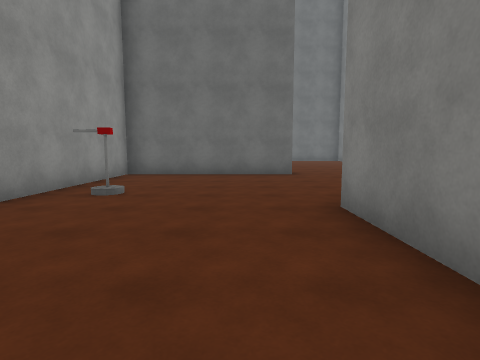
view 1 (above)

17 first-person views from a walk through a Unity game level. The camera is 1.4 m above the floor, tilts 6° down and sees 80° across. Doors are open. The floor is counted in squares, 2 m on a side. Each view is taken from the middle of a square. On the plan, view 1 faces up. The plan holds only what a view shows up to about 10 squares ahead; the rest is blank. The place goes on beyond the plan. The player is left out. Surface patterns are stand-ins for the level's own textures.

view 2
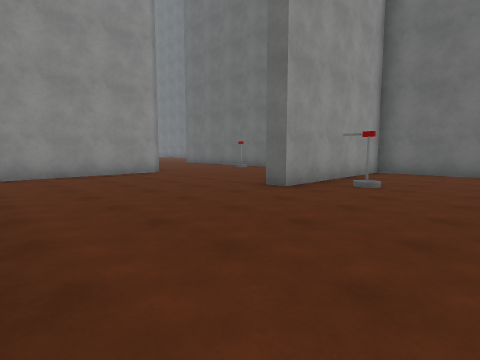

view 3
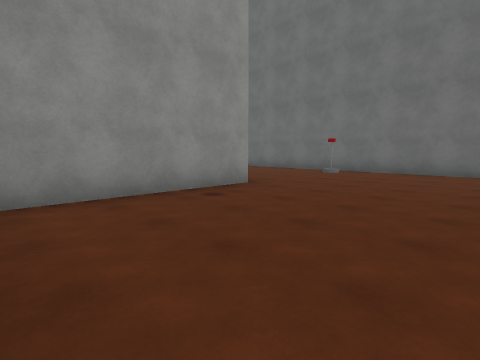

view 4
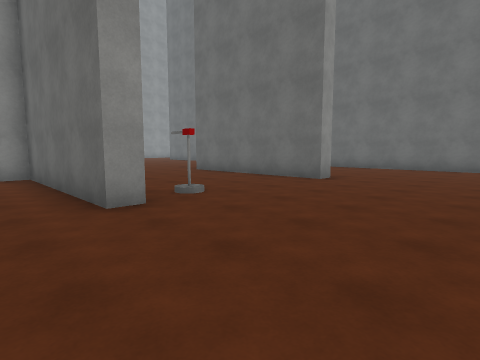

view 5
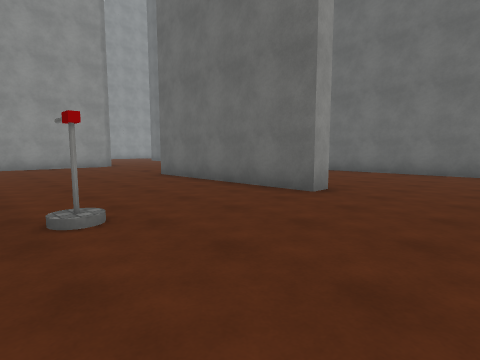

view 6
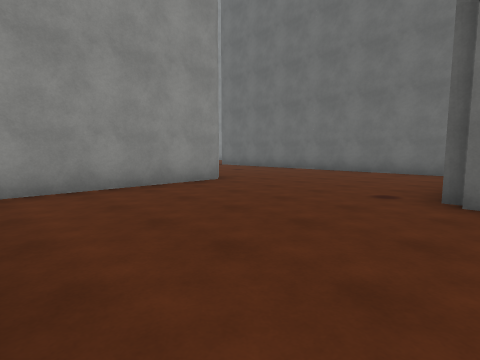

view 7
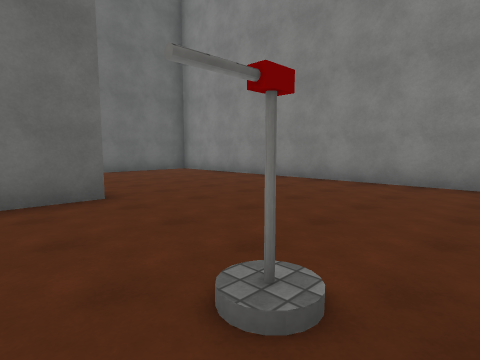

view 8
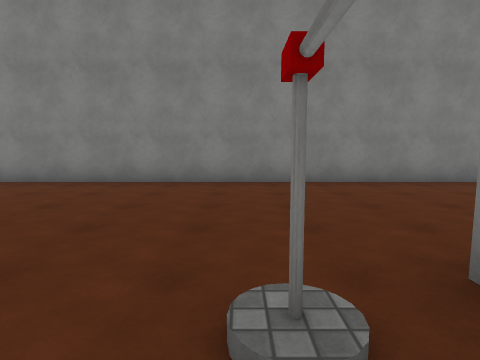

view 9
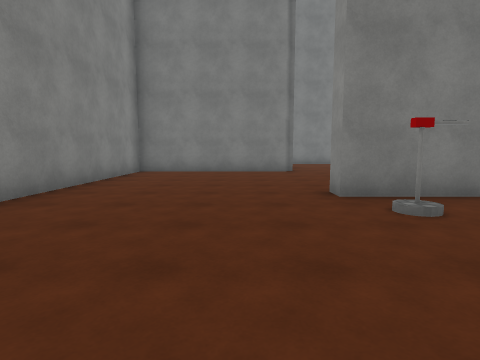

view 10
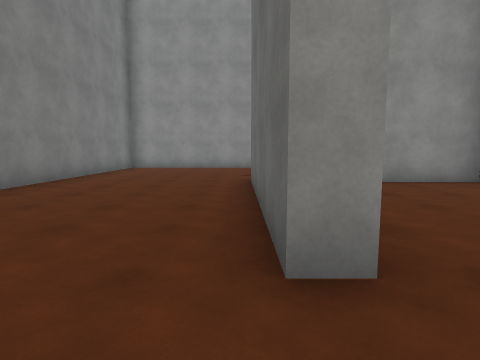

view 11
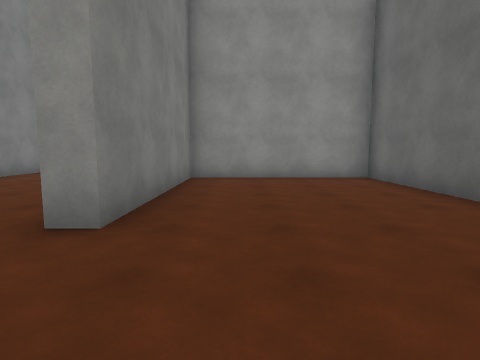

view 12
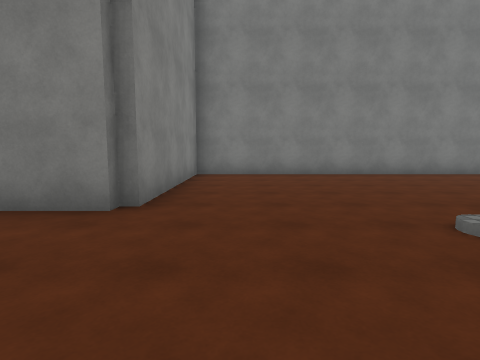

view 13
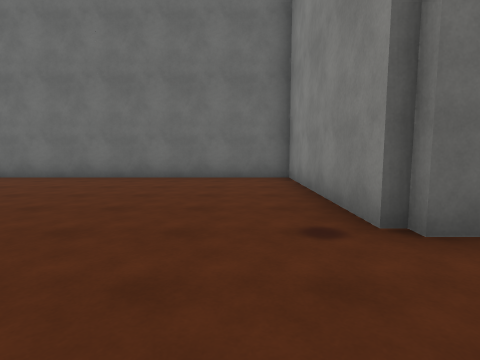

view 14
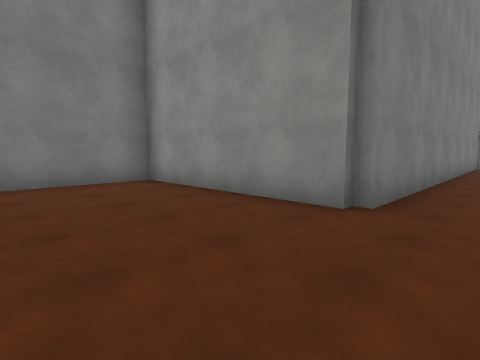

view 15
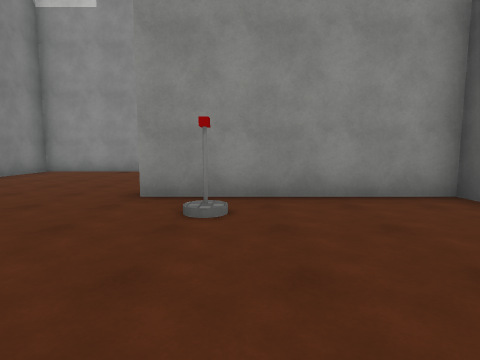

view 16
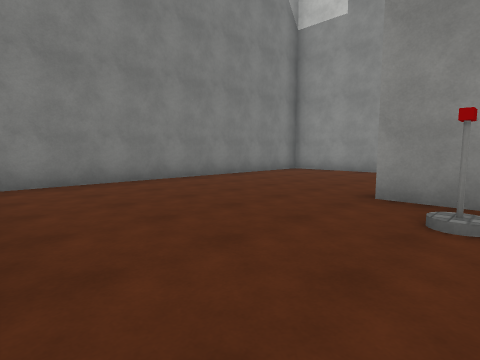

view 17
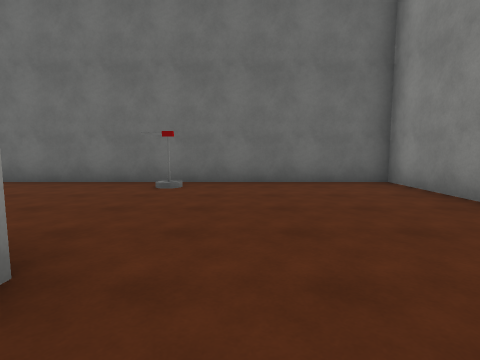

### Floor plan
Points are (right, up) in squares from view 1. A wall is a line through its corners. A room is listed if a view was taken in it or the views show most of it. See-through windows are left out.
Room 1 (views 1, 2, 3, 4, 5, 6, 7, 8, 9, 10, 11, 12, 13, 14, 15, 16, 17)
walls: (-3.7, 5.8) (-3.7, 8.3) (-10.5, 8.3); (1.4, 3.8) (6.3, 3.8) (6.3, 17); (-8.2, 13.6) (-8.2, 8.8) (1.5, 8.8) (1.5, 8.3) (-3.2, 8.3) (-3.2, 3.5) (-3.8, 3.5); (-8.2, 3.6) (-8.2, -1.2) (1.3, -1.2) (1.3, 3.5); (-10.5, 13.8) (-8.5, 13.8); (5, 18.3) (-3.2, 18.3) (-3.2, 13.8) (1.5, 13.8) (1.5, 13.3) (-3.7, 13.3) (-3.7, 18.3) (-10.5, 18.3)
objects: other object (-8, 7); other object (-2, 5); other object (1, 10)

Positions as (right, up) in squares from view 1, and headings:
1: (0, 0), facing up
2: (0, -1), facing up-left
3: (-4, -1), facing up-left
4: (5, 7), facing up-left
5: (4, 9), facing up-left
6: (-3, 9), facing up-left
7: (0, 9), facing up-right
8: (0, 10), facing right
9: (3, 13), facing down
10: (3, 13), facing left
11: (4, 15), facing left
12: (0, 7), facing down
13: (-5, 11), facing up
14: (-5, 15), facing down-left
15: (1, 5), facing left
16: (1, 5), facing down-left
17: (-7, 2), facing up
